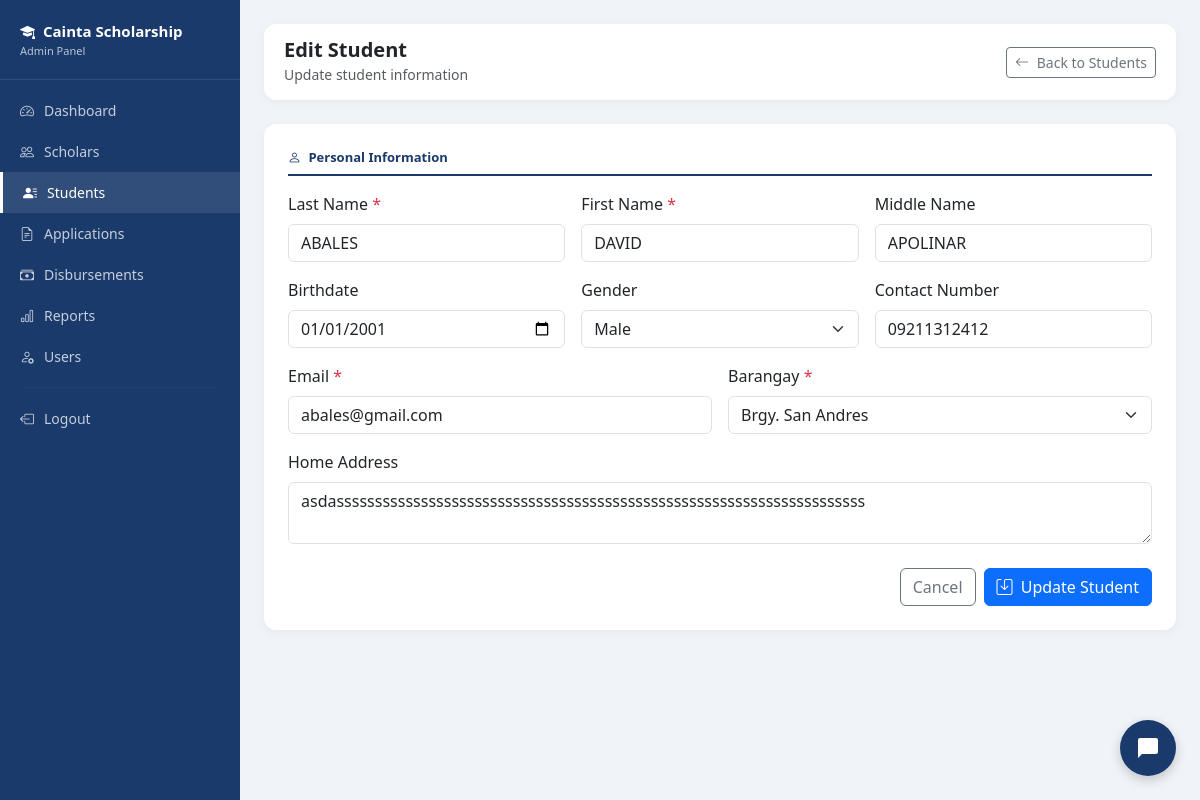
Page /admin/edit_student.php?id=4 (signed in) on the committed database.
### tables this page shows
CREATE TABLE `students` (
  `student_id` int(11) NOT NULL,
  `first_name` varchar(50) NOT NULL,
  `last_name` varchar(50) NOT NULL,
  `middle_name` varchar(50) DEFAULT NULL,
  `email` varchar(100) NOT NULL,
  `password` varchar(255) NOT NULL,
  `contact_no` varchar(20) DEFAULT NULL,
  `address` text DEFAULT NULL,
  `barangay` varchar(100) DEFAULT NULL,
  `birthdate` date DEFAULT NULL,
  `gender` enum('Male','Female') DEFAULT NULL,
  `is_active` tinyint(4) DEFAULT 1,
  `created_at` timestamp NOT NULL DEFAULT current_timestamp(),
  `is_archived` tinyint(4) DEFAULT 0,
  `archived_at` timestamp NULL DEFAULT NULL,
  `archive_reason` varchar(255) DEFAULT NULL
);

### admin/edit_student.php (the view, shortened to what this page needs)
<?php
require_once '../includes/db.php';
$id = $_GET['id'] ?? null;
$stmt = $pdo->prepare("SELECT * FROM students WHERE student_id = ?");
$stmt->execute([$id]);
$s = $stmt->fetch();
$barangays = ['Brgy. San Andres','Brgy. San Isidro','Brgy. San Juan','Brgy. San Roque','Brgy. Santa Rosa','Brgy. Santo Domingo','Brgy. Santo Niño'];
?>
<!DOCTYPE html>
<html lang="en">
<head>
    <link href="https://cdn.jsdelivr.net/npm/bootstrap@5.3.0/dist/css/bootstrap.min.css" rel="stylesheet">
    <link href="https://cdn.jsdelivr.net/npm/bootstrap-icons@1.10.0/font/bootstrap-icons.css" rel="stylesheet">
</head>
<body>
<div class="sidebar" id="sidebar">
    <div class="sidebar-brand">
        <i class="bi bi-mortarboard-fill me-2"></i>Cainta Scholarship
        <small>Admin Panel</small>
    </div>
    <nav>
        <a href="dashboard.php" class="nav-link"><i class="bi bi-speedometer2"></i> Dashboard</a>
        <a href="scholars.php" class="nav-link"><i class="bi bi-people"></i> Scholars</a>
        <a href="students.php" class="nav-link active"><i class="bi bi-person-lines-fill"></i> Students</a>
        <a href="applications.php" class="nav-link"><i class="bi bi-file-earmark-text"></i> Applications</a>
        <a href="disbursements.php" class="nav-link"><i class="bi bi-cash-stack"></i> Disbursements</a>
        <a href="reports.php" class="nav-link"><i class="bi bi-bar-chart"></i> Reports</a>
        <a href="users.php" class="nav-link"><i class="bi bi-person-gear"></i> Users</a>
        <hr style="border-color: rgba(255,255,255,0.1); margin: 10px 20px;">
        <a href="../logout.php" class="nav-link"><i class="bi bi-box-arrow-left"></i> Logout</a>
    </nav>
</div>
<div class="main-content">
    <div class="topbar">
        <div>
            <h5 class="mb-0 fw-bold">Edit Student</h5>
            <small class="text-muted">Update student information</small>
        </div>
        <a href="students.php" class="btn btn-outline-secondary btn-sm">
            <i class="bi bi-arrow-left me-1"></i> Back to Students
        </a>
    </div>
    <div class="card">
        <div class="card-body p-4">
            <form method="POST">
                <p class="section-title"><i class="bi bi-person me-1"></i> Personal Information</p>
                <div class="row g-3 mb-4">
                    <div class="col-md-4">
                        <label class="form-label">Last Name <span class="text-danger">*</span></label>
                        <input type="text" name="last_name" class="form-control"
                                value="<?= htmlspecialchars($s['last_name']) ?>" required>
                    </div>
                    <div class="col-md-4">
                        <label class="form-label">First Name <span class="text-danger">*</span></label>
                        <input type="text" name="first_name" class="form-control"
                                value="<?= htmlspecialchars($s['first_name']) ?>" required>
                    </div>
                    <div class="col-md-4">
                        <label class="form-label">Middle Name</label>
                        <input type="text" name="middle_name" class="form-control"
                                value="<?= htmlspecialchars($s['middle_name'] ?? '') ?>">
                    </div>
                    <div class="col-md-4">
                        <label class="form-label">Birthdate</label>
                        <input type="date" name="birthdate" class="form-control"
                                value="<?= $s['birthdate'] ?>">
                    </div>
                    <div class="col-md-4">
                        <label class="form-label">Gender</label>
                        <select name="gender" class="form-select">
                            <option value="Male" <?= $s['gender']=='Male'?'selected':'' ?>>Male</option>
                        </select>
                    </div>
                    <div class="col-md-4">
                        <label class="form-label">Contact Number</label>
                        <input type="tel" name="contact_no" class="form-control"
                                inputmode="numeric" pattern="[0-9]*" maxlength="11"
                                oninput="this.value = this.value.replace(/[^0-9]/g, '')"
                                value="<?= htmlspecialchars($s['contact_no'] ?? '') ?>">
                    </div>
                    <div class="col-md-6">
                        <label class="form-label">Email <span class="text-danger">*</span></label>
                        <input type="email" name="email" class="form-control"
                                value="<?= htmlspecialchars($s['email']) ?>" required>
                    </div>
                    <div class="col-md-6">
                        <label class="form-label">Barangay <span class="text-danger">*</span></label>
                        <select name="barangay" class="form-select" required>
                            <?php foreach($barangays as $b): ?>
                            <option value="<?= $b ?>" <?= $s['barangay']==$b?'selected':'' ?>><?= $b ?></option>
                            <?php endforeach; ?>
                        </select>
                    </div>
                    <div class="col-md-12">
                        <label class="form-label">Home Address</label>
                        <textarea name="address" class="form-control" rows="2"><?= htmlspecialchars($s['address'] ?? '') ?></textarea>
                    </div>
                </div>
                <div class="d-flex gap-2 justify-content-end">
                    <a href="students.php" class="btn btn-outline-secondary">Cancel</a>
                    <button type="submit" class="btn btn-primary">
                        <i class="bi bi-save me-1"></i> Update Student
                    </button>
                </div>
            </form>
        </div>
    </div>
</div>
<?php include '../chatbot_widget.php'; ?>
</body>
</html>

### admin/edit_student.php (style rules this page uses)
body { font-family: 'Segoe UI', sans-serif; background: #f0f4f8; }
.sidebar { width: 240px; min-height: 100vh; background: #1A3A6B; position: fixed; top: 0; left: 0; padding-top: 20px; z-index: 100; }
.sidebar-brand { color: white; font-size: 15px; font-weight: 600; padding: 0 20px 20px; border-bottom: 1px solid rgba(255,255,255,0.1); margin-bottom: 10px; }
.sidebar-brand small { display: block; font-size: 11px; opacity: 0.7; font-weight: 400; }
.nav-link { color: rgba(255,255,255,0.75); padding: 10px 20px; font-size: 14px; display: flex; align-items: center; gap: 10px; }
.nav-link:hover, .nav-link.active { color: white; background: rgba(255,255,255,0.1); border-left: 3px solid #fff; }
.main-content { margin-left: 240px; padding: 24px; }
.topbar { background: white; border-radius: 12px; padding: 14px 20px; margin-bottom: 24px; display: flex; justify-content: space-between; align-items: center; box-shadow: 0 2px 8px rgba(0,0,0,0.05); }
.card { border: none; border-radius: 12px; box-shadow: 0 2px 8px rgba(0,0,0,0.05); }
.section-title { font-size: 13px; font-weight: 600; color: #1A3A6B; border-bottom: 2px solid #1A3A6B; padding-bottom: 6px; margin-bottom: 16px; }
@media (min-width: 769px) { .sidebar { transform: translateX(0) !important; } }

### rows in the picture
students: last_name "ABALES", first_name "DAVID", middle_name "APOLINAR", birthdate "01/01/2001", gender "Male", contact_no "09211312412", email "abales@gmail.com", barangay "Brgy. San Andres", address "asdasssssssssssssssssssssssssssssssssssssssssssssssssssssssssssssssssssss"
